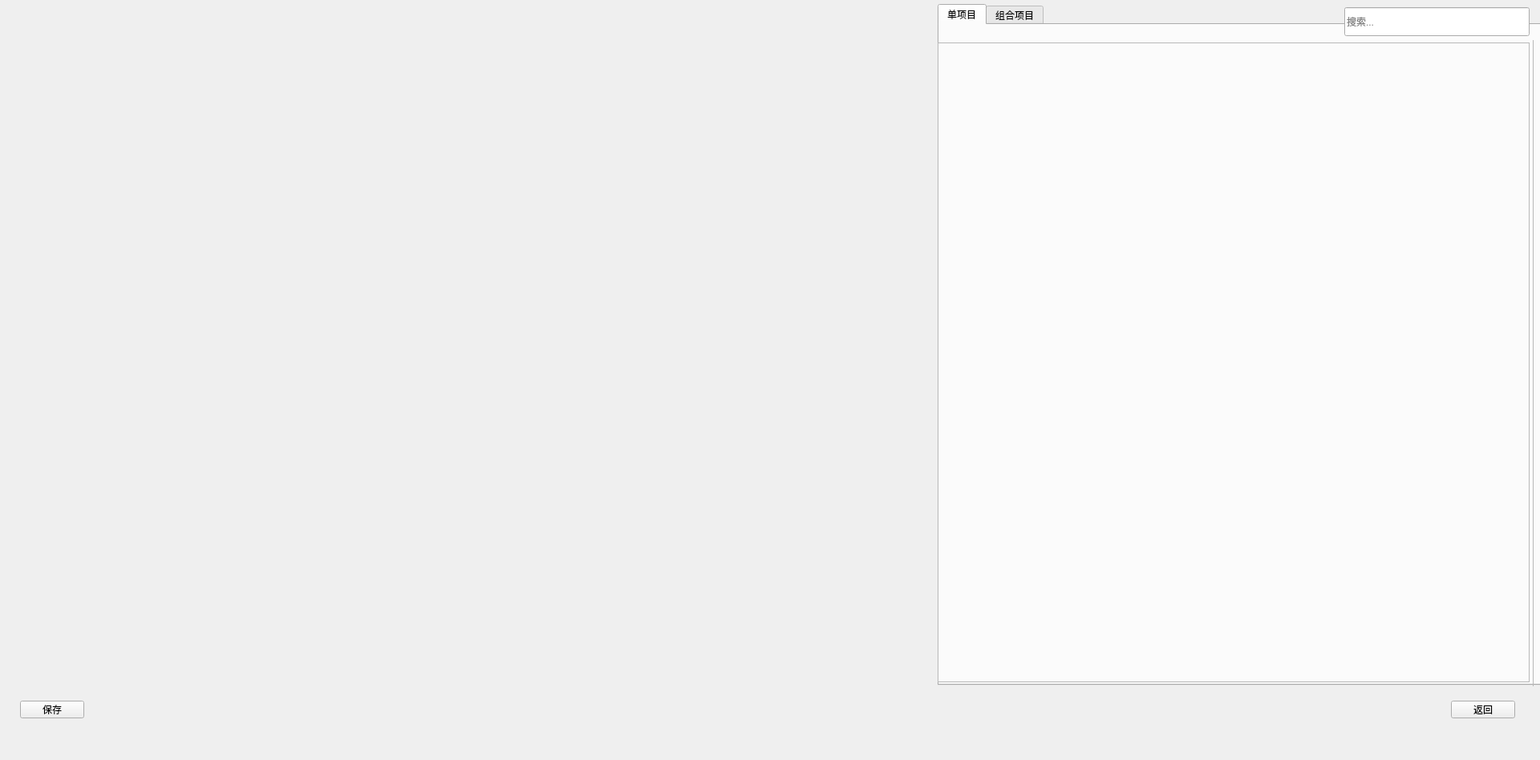
<?xml version="1.0" encoding="UTF-8"?>
<ui version="4.0">
 <class>QAssayIndexSetPage</class>
 <widget class="QWidget" name="QAssayIndexSetPage">
  <property name="geometry">
   <rect>
    <x>0</x>
    <y>0</y>
    <width>1920</width>
    <height>948</height>
   </rect>
  </property>
  <property name="windowTitle">
   <string>QAssayIndexSetPage</string>
  </property>
  <widget class="QAssayCardPage" name="container" native="true">
   <property name="geometry">
    <rect>
     <x>6</x>
     <y>6</y>
     <width>1158</width>
     <height>844</height>
    </rect>
   </property>
   <property name="styleSheet">
    <string notr="true"/>
   </property>
  </widget>
  <widget class="QTabWidget" name="tabWidget">
   <property name="geometry">
    <rect>
     <x>1169</x>
     <y>5</y>
     <width>760</width>
     <height>850</height>
    </rect>
   </property>
   <property name="currentIndex">
    <number>0</number>
   </property>
   <property name="tabs" stdset="0">
    <string>sub</string>
   </property>
   <widget class="QWidget" name="single_assay_page">
    <property name="styleSheet">
     <string notr="true"/>
    </property>
    <attribute name="title">
     <string>单项目</string>
    </attribute>
    <widget class="QStackedWidget" name="single_assay_stackedWidget">
     <property name="geometry">
      <rect>
       <x>1</x>
       <y>0</y>
       <width>737</width>
       <height>797</height>
      </rect>
     </property>
     <property name="styleSheet">
      <string notr="true"/>
     </property>
     <property name="currentIndex">
      <number>0</number>
     </property>
     <widget class="QWidget" name="single_assay_stackedpage_ch">
      <property name="styleSheet">
       <string notr="true"/>
      </property>
     </widget>
     <widget class="QWidget" name="single_assay_stackedpage_im"/>
    </widget>
   </widget>
   <widget class="QWidget" name="compostion_assay_page">
    <attribute name="title">
     <string>组合项目</string>
    </attribute>
    <widget class="QTableView" name="compostion_assay_view">
     <property name="geometry">
      <rect>
       <x>0</x>
       <y>0</y>
       <width>738</width>
       <height>689</height>
      </rect>
     </property>
     <property name="verticalScrollBarPolicy">
      <enum>Qt::ScrollBarAsNeeded</enum>
     </property>
     <property name="horizontalScrollMode">
      <enum>QAbstractItemView::ScrollPerPixel</enum>
     </property>
     <property name="showGrid">
      <bool>false</bool>
     </property>
     <attribute name="horizontalHeaderDefaultSectionSize">
      <number>80</number>
     </attribute>
     <attribute name="horizontalHeaderHighlightSections">
      <bool>false</bool>
     </attribute>
     <attribute name="horizontalHeaderStretchLastSection">
      <bool>true</bool>
     </attribute>
     <attribute name="verticalHeaderDefaultSectionSize">
      <number>43</number>
     </attribute>
    </widget>
    <widget class="QFrame" name="line_h_2">
     <property name="geometry">
      <rect>
       <x>0</x>
       <y>688</y>
       <width>738</width>
       <height>1</height>
      </rect>
     </property>
     <property name="frameShape">
      <enum>QFrame::StyledPanel</enum>
     </property>
     <property name="frameShadow">
      <enum>QFrame::Raised</enum>
     </property>
     <property name="lines" stdset="0">
      <string>solid</string>
     </property>
    </widget>
    <widget class="QWidget" name="widget" native="true">
     <property name="geometry">
      <rect>
       <x>0</x>
       <y>719</y>
       <width>731</width>
       <height>50</height>
      </rect>
     </property>
     <layout class="QHBoxLayout" name="horizontalLayout_2">
      <property name="spacing">
       <number>14</number>
      </property>
      <property name="leftMargin">
       <number>23</number>
      </property>
      <property name="topMargin">
       <number>0</number>
      </property>
      <property name="rightMargin">
       <number>0</number>
      </property>
      <property name="bottomMargin">
       <number>0</number>
      </property>
      <item>
       <widget class="QPushButton" name="pushButtonAdd">
        <property name="minimumSize">
         <size>
          <width>106</width>
          <height>50</height>
         </size>
        </property>
        <property name="text">
         <string>新增</string>
        </property>
        <property name="buttons" stdset="0">
         <string notr="true">btn_dlg</string>
        </property>
       </widget>
      </item>
      <item>
       <widget class="QPushButton" name="pushButtonEdit">
        <property name="minimumSize">
         <size>
          <width>106</width>
          <height>50</height>
         </size>
        </property>
        <property name="text">
         <string>编辑</string>
        </property>
        <property name="buttons" stdset="0">
         <string notr="true">btn_dlg</string>
        </property>
       </widget>
      </item>
      <item>
       <widget class="QPushButton" name="pushButtonDel">
        <property name="minimumSize">
         <size>
          <width>106</width>
          <height>50</height>
         </size>
        </property>
        <property name="text">
         <string>删除</string>
        </property>
        <property name="buttons" stdset="0">
         <string notr="true">btn_dlg</string>
        </property>
       </widget>
      </item>
      <item>
       <spacer name="horizontalSpacer_2">
        <property name="orientation">
         <enum>Qt::Horizontal</enum>
        </property>
        <property name="sizeHint" stdset="0">
         <size>
          <width>40</width>
          <height>20</height>
         </size>
        </property>
       </spacer>
      </item>
     </layout>
    </widget>
   </widget>
  </widget>
  <widget class="QFrame" name="line_h">
   <property name="geometry">
    <rect>
     <x>1169</x>
     <y>53</y>
     <width>738</width>
     <height>1</height>
    </rect>
   </property>
   <property name="frameShape">
    <enum>QFrame::StyledPanel</enum>
   </property>
   <property name="frameShadow">
    <enum>QFrame::Raised</enum>
   </property>
   <property name="lines" stdset="0">
    <string>solid</string>
   </property>
  </widget>
  <widget class="QFrame" name="line_v">
   <property name="geometry">
    <rect>
     <x>1169</x>
     <y>53</y>
     <width>1</width>
     <height>798</height>
    </rect>
   </property>
   <property name="frameShape">
    <enum>QFrame::StyledPanel</enum>
   </property>
   <property name="frameShadow">
    <enum>QFrame::Raised</enum>
   </property>
   <property name="lines" stdset="0">
    <string>solid</string>
   </property>
  </widget>
  <widget class="QFrame" name="line_v_2">
   <property name="geometry">
    <rect>
     <x>1906</x>
     <y>53</y>
     <width>1</width>
     <height>798</height>
    </rect>
   </property>
   <property name="frameShape">
    <enum>QFrame::StyledPanel</enum>
   </property>
   <property name="frameShadow">
    <enum>QFrame::Raised</enum>
   </property>
   <property name="lines" stdset="0">
    <string>solid</string>
   </property>
  </widget>
  <widget class="QLineEdit" name="lineEditSearch">
   <property name="geometry">
    <rect>
     <x>1676</x>
     <y>9</y>
     <width>231</width>
     <height>36</height>
    </rect>
   </property>
   <property name="inputMask">
    <string/>
   </property>
   <property name="text">
    <string/>
   </property>
   <property name="placeholderText">
    <string>搜索...</string>
   </property>
  </widget>
  <widget class="QFrame" name="line_h_3">
   <property name="geometry">
    <rect>
     <x>1169</x>
     <y>850</y>
     <width>738</width>
     <height>1</height>
    </rect>
   </property>
   <property name="frameShape">
    <enum>QFrame::StyledPanel</enum>
   </property>
   <property name="frameShadow">
    <enum>QFrame::Raised</enum>
   </property>
   <property name="lines" stdset="0">
    <string>solid</string>
   </property>
  </widget>
  <widget class="QLabel" name="border_label">
   <property name="geometry">
    <rect>
     <x>0</x>
     <y>0</y>
     <width>1912</width>
     <height>856</height>
    </rect>
   </property>
   <property name="text">
    <string/>
   </property>
   <property name="borders" stdset="0">
    <string>all</string>
   </property>
  </widget>
  <widget class="QLabel" name="border_container">
   <property name="geometry">
    <rect>
     <x>5</x>
     <y>5</y>
     <width>1160</width>
     <height>846</height>
    </rect>
   </property>
   <property name="text">
    <string/>
   </property>
   <property name="borders" stdset="0">
    <string>all</string>
   </property>
  </widget>
  <widget class="QFrame" name="line_v_3">
   <property name="geometry">
    <rect>
     <x>1911</x>
     <y>50</y>
     <width>1</width>
     <height>806</height>
    </rect>
   </property>
   <property name="frameShape">
    <enum>QFrame::StyledPanel</enum>
   </property>
   <property name="frameShadow">
    <enum>QFrame::Raised</enum>
   </property>
   <property name="lines" stdset="0">
    <string>solid</string>
   </property>
  </widget>
  <widget class="QWidget" name="widget1" native="true">
   <property name="geometry">
    <rect>
     <x>25</x>
     <y>874</y>
     <width>1911</width>
     <height>22</height>
    </rect>
   </property>
   <layout class="QHBoxLayout" name="horizontalLayout">
    <property name="spacing">
     <number>0</number>
    </property>
    <property name="leftMargin">
     <number>0</number>
    </property>
    <property name="topMargin">
     <number>0</number>
    </property>
    <property name="rightMargin">
     <number>47</number>
    </property>
    <property name="bottomMargin">
     <number>0</number>
    </property>
    <item>
     <widget class="QPushButton" name="flat_save">
      <property name="text">
       <string>保存</string>
      </property>
      <property name="buttons" stdset="0">
       <string notr="true">flat</string>
      </property>
     </widget>
    </item>
    <item>
     <spacer name="horizontalSpacer">
      <property name="orientation">
       <enum>Qt::Horizontal</enum>
      </property>
      <property name="sizeHint" stdset="0">
       <size>
        <width>40</width>
        <height>20</height>
       </size>
      </property>
     </spacer>
    </item>
    <item>
     <widget class="QPushButton" name="flat_return">
      <property name="text">
       <string>返回</string>
      </property>
      <property name="buttons" stdset="0">
       <string notr="true">flat</string>
      </property>
     </widget>
    </item>
   </layout>
  </widget>
  <zorder>widget1</zorder>
  <zorder>border_container</zorder>
  <zorder>border_label</zorder>
  <zorder>tabWidget</zorder>
  <zorder>line_h</zorder>
  <zorder>line_v</zorder>
  <zorder>line_v_2</zorder>
  <zorder>lineEditSearch</zorder>
  <zorder>line_h_3</zorder>
  <zorder>container</zorder>
  <zorder>line_v_3</zorder>
 </widget>
 <layoutdefault spacing="6" margin="11"/>
 <customwidgets>
  <customwidget>
   <class>QAssayCardPage</class>
   <extends>QWidget</extends>
   <header>shared/QButtonView.h</header>
   <container>1</container>
  </customwidget>
 </customwidgets>
 <resources/>
 <connections/>
</ui>
